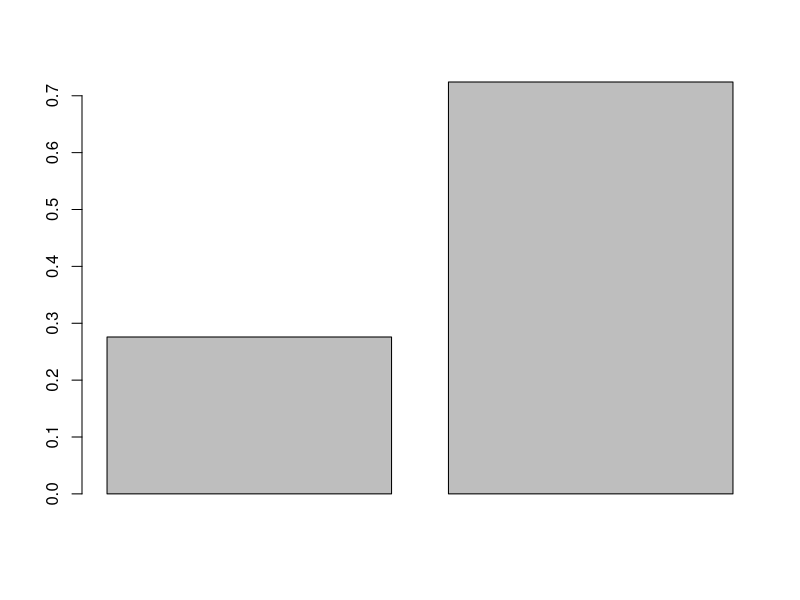

Write the R code that produced this figure.
# Creating Raw data table of pollen count

#IPOMOEA_PURPUREA_focal| SOME and ERSA
#ippu-some
IPPU_focal_SOME_non_focal = matrix(c(137, 136, 141, 612, 116, 359), nrow=3, ncol=2) 
colnames(IPPU_focal_SOME_non_focal) <- c("IPPU_pollen","SOME_pollen")
IPPU_focal_SOME_non_focal=data.frame(IPPU_focal_SOME_non_focal)
library(dplyr)
IPPU_focal_SOME_non_focal_mean <- IPPU_focal_SOME_non_focal %>%summarise_all(funs(mean))
IPPU_focal_SOME_non_focal_mean$IPPU <- IPPU_focal_SOME_non_focal_mean$IPPU_pollen/sum(IPPU_focal_SOME_non_focal_mean[1,])
IPPU_focal_SOME_non_focal_mean$SOME <- 1-IPPU_focal_SOME_non_focal_mean$IPPU
IPPU_focal_SOME_non_focal %>%summarise_all(funs(sum))

barplot(as.numeric(IPPU_focal_SOME_non_focal_mean[1,c(3:4)]))




#Calculate percentage by hand no time...







#ippu-ersa
IPPU_focal_ERSA_non_focal = matrix(c(21, 14, 46, 33, 334, 280), nrow=3, ncol=2) 
colnames(IPPU_focal_ERSA_non_focal) <- c("IPPU_pollen","ERSA_pollen")
IPPU_focal_ERSA_non_focal=data.frame(IPPU_focal_ERSA_non_focal)
library(dplyr)
IPPU_focal_ERSA_non_focal %>%summarise_all(funs(mean))
IPPU_focal_ERSA_non_focal %>%summarise_all(funs(sum))

